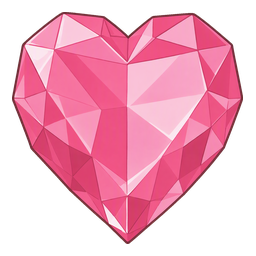
#> input picture HammerMod/images/characters/HammerMod_energy_orb_layer_1.png, 256 x 256 px
$ python process_energy_icon.py ../HammerMod/images/characters/HammerMod_energy_orb_layer_1.png out
#> lines starting #> are read from the running program, lines starting #| are printed output that depends on the picture; after the words box and inside, x2 and y2 are one past the last pixel; in counts of white or black regions, pixels touching at a corner belong together
#> in main, source is the input picture: PIL image 256x256 RGBA; mean R, G, B, A 134.7, 66.9, 88.7, 145
#!/usr/bin/env python3
"""Build the HammerMod energy icons from a green-screen gemstone source."""

from __future__ import annotations

import argparse
from pathlib import Path

from PIL import Image, ImageChops, ImageEnhance, ImageOps


CANVAS_SIZE = (256, 256)
ORB_CONTENT_SIZE = (232, 232)
TEXT_ICON_SIZE = (24, 24)
GREEN_EXCESS_THRESHOLD = 28
THEME_COLOR = (255, 170, 200)
COLOR_SATURATION = 0.55
THEME_BLEND = 0.18
CARD_ICON_Y_OFFSET = 8


def resize_rgba(image: Image.Image, size: tuple[int, int]) -> Image.Image:
    """Resize with premultiplied alpha so removed green pixels cannot bleed."""
    return (
        image.convert("RGBa")
        .resize(size, Image.Resampling.LANCZOS)
        .convert("RGBA")
    )


def extract_crystal(source: Image.Image) -> Image.Image:
    source_rgb = ImageOps.exif_transpose(source).convert("RGB")
    red, green, blue = source_rgb.split()
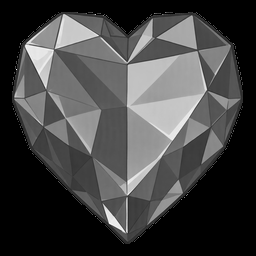
#> green: PIL image 256x256 L; min 0, max 255, mean 66.9
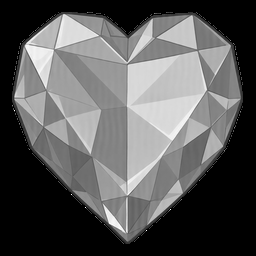
#> blue: PIL image 256x256 L; min 0, max 255, mean 88.7
    strongest_non_green = ImageChops.lighter(red, blue)
    green_excess = ImageChops.subtract(green, strongest_non_green)
    green_screen = green_excess.point(
        lambda value: 255 if value > GREEN_EXCESS_THRESHOLD else 0
    )
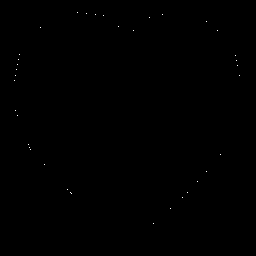
#> green_screen: PIL image 256x256 L; 0.06% white in thin lines or dots, all inside (x1, y1, x2, y2) = (14, 12, 240, 224)
    alpha = ImageOps.invert(green_screen)
    bounds = alpha.getbbox()
#> bounds = (0, 0, 256, 256)
    if bounds is None:
        raise ValueError("The source contains no non-green crystal pixels.")

    # Cap residual green on the antialiased outline before downsampling.
    clean_green = ImageChops.darker(green, strongest_non_green)
    crystal = Image.merge("RGBA", (red, clean_green, blue, alpha)).crop(bounds)
    scale = min(
        ORB_CONTENT_SIZE[0] / crystal.width,
        ORB_CONTENT_SIZE[1] / crystal.height,
    )
#> scale = 0.906
    crystal = resize_rgba(
        crystal,
        (round(crystal.width * scale), round(crystal.height * scale)),
    )

    canvas = Image.new("RGBA", CANVAS_SIZE, (0, 0, 0, 0))
#> canvas: PIL image 256x256 RGBA; every value is 0
    position = (
        (CANVAS_SIZE[0] - crystal.width) // 2,
        (CANVAS_SIZE[1] - crystal.height) // 2,
    )
#> position = (12, 12)
    canvas.alpha_composite(crystal, position)
    return canvas


def soften_to_theme(crystal: Image.Image) -> Image.Image:
    """Reduce saturation and pull the gem toward the character's pale pink."""
    alpha = crystal.getchannel("A")
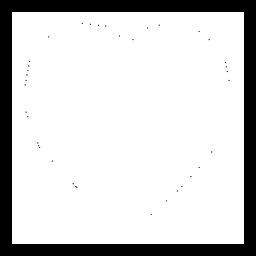
#> alpha: PIL image 256x256 L; min 0, max 255, mean 209.3
    rgb = crystal.convert("RGB")
    softened = ImageEnhance.Color(rgb).enhance(COLOR_SATURATION)
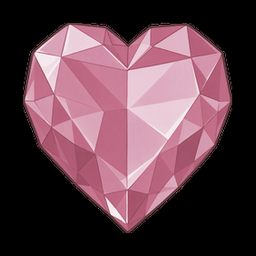
#> softened: PIL image 256x256 RGB; mean R, G, B 93.9, 63.2, 73.1
    tint = Image.new("RGB", crystal.size, THEME_COLOR)
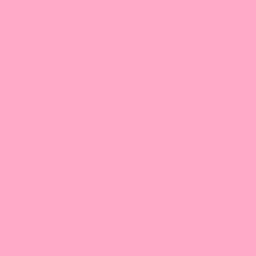
#> tint: PIL image 256x256 RGB; mean R, G, B 255, 170, 200
    themed = Image.blend(softened, tint, THEME_BLEND).convert("RGBA")
    themed.putalpha(alpha)
    return themed


def shifted_copy(image: Image.Image, y_offset: int) -> Image.Image:
#> called with y_offset = 8
    shifted = Image.new("RGBA", image.size, (0, 0, 0, 0))
    shifted.alpha_composite(image, (0, y_offset))
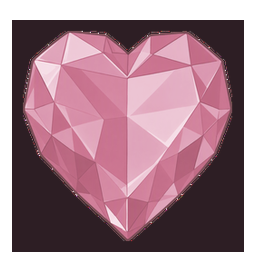
#> shifted: PIL image 256x256 RGBA; mean R, G, B, A 114.1, 76.5, 89.2, 209.3; transparent parts drawn white
    return shifted


def main() -> None:
    parser = argparse.ArgumentParser()
    parser.add_argument("source", type=Path)
    parser.add_argument("output_dir", type=Path)
    args = parser.parse_args()

    with Image.open(args.source) as source:
        crystal = soften_to_theme(extract_crystal(source))

    text_icon = resize_rgba(crystal, TEXT_ICON_SIZE)
    card_icon = shifted_copy(crystal, CARD_ICON_Y_OFFSET)

    args.output_dir.mkdir(parents=True, exist_ok=True)
    crystal.save(
        args.output_dir / "HammerMod_energy_orb_layer_1.png",
        optimize=True,
    )
    card_icon.save(args.output_dir / "energy_big.png", optimize=True)
    text_icon.save(args.output_dir / "energy_text.png", optimize=True)


if __name__ == "__main__":
    main()

$ run again, with HammerMod/images/characters/HammerMod_energy_orb_layer_2.png copied over HammerMod/images/characters/HammerMod_energy_orb_layer_1.png
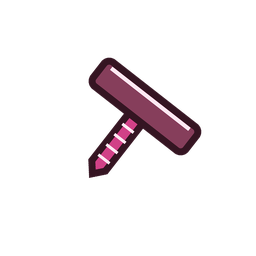
#> input picture HammerMod/images/characters/HammerMod_energy_orb_layer_2.png, 256 x 256 px
#> in main, source is the input picture: PIL image 256x256 RGBA; mean R, G, B, A 10.7, 5, 7.3, 22.8
#> in extract_crystal, `red, green, blue = source_rgb.split()`:
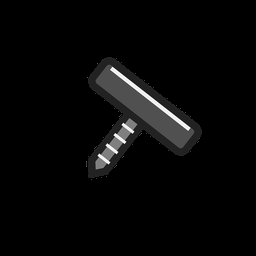
#> blue: PIL image 256x256 L; min 0, max 255, mean 7.3
#> green_excess: PIL image 256x256 L; every value is 0
#> bounds = (0, 0, 256, 256)
#> in shifted_copy, `shifted.alpha_composite(image, (0, y_offset))`:
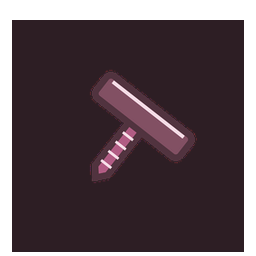
#> shifted: PIL image 256x256 RGBA; mean R, G, B, A 43.1, 28.6, 34.3, 209.4; transparent parts drawn white
